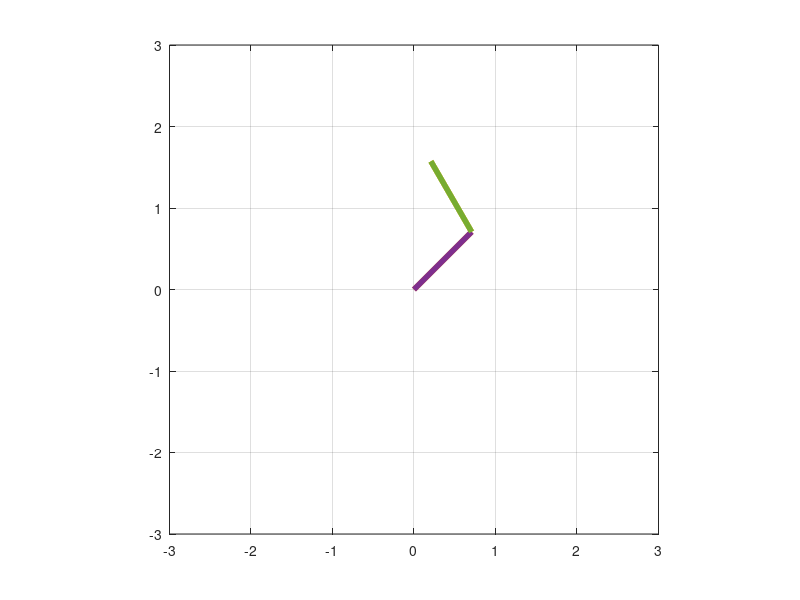

MATLAB code to generate this figure: (Note: this script raises an error after producing the figure.)
function Example5_3
clear all
global m1 m2 m3 m4 I1 I2 I3 I4 g l1 l2 l3 l4 s1 s2 s3 s4 v  cx cy u Dx Dy
m1=1;
m2=1;
m3=1;
m4=1;
l1=1;
l2=1;
l3=1;
l4=1;
s1=0.5;
s2=0.5;
s3=0.5;
s4=0.5;
g=9.81;
I1=m1*l1^2/12;
I2=m2*l2^2/12;
I3=m3*l3^2/12;
I4=m4*l4^2/12;
v=0.5;
cx=l1*cos(pi/4)+l2*cos(pi*2/3);
cy=l1*sin(pi/4)+l2*sin(pi*2/3);
u=0.5;
Dx=0;
Dy=0;

TSPAN=[0:1E-2:2];
X0=[s1*cos(pi/4) s1*sin(pi/4) pi/4 l1*cos(pi/4)+s2*cos(pi*2/3) l1*sin(pi/4)+s2*sin(pi*2/3) pi*2/3 l4*cos(pi/4)+s3*cos(pi*2/3) l4*sin(pi/4)+s3*sin(pi*2/3) pi*2/3 s4*cos(pi/4) s4*sin(pi/4) pi/4 0 0 0 0 0 0 0 0 0 0 0 0];
[t,X]=ode45(@func,TSPAN,X0);

for i=1:length(X)
    figure(1);
    plot([0,0],[0,0]);
    grid;
    axis square;
    xmin=-3;xmax=3;ymin=-3;ymax=3;
    axis([xmin,xmax,ymin,ymax]);
    hold on;
    xQp=X(i,1)-s1*cos(X(i,3));
    yQp=X(i,2)-s1*sin(X(i,3));
    xPp1=X(i,1)+(l1-s1)*cos(X(i,3));
    yPp1=X(i,2)+(l1-s1)*sin(X(i,3));
    xPp2=X(i,4)-s2*cos(X(i,6));
    yPp2=X(i,5)-s2*sin(X(i,6));
    xRp=X(i,4)+(l2-s2)*cos(X(i,6));
    yRp=X(i,5)+(l2-s2)*sin(X(i,6));
    xRs=X(i,7)+(l3-s3)*cos(X(i,9));
    yRs=X(i,8)+(l3-s3)*sin(X(i,9));
    xPs2=X(i,7)-s3*cos(X(i,9));
    yPs2=X(i,8)-s3*sin(X(i,9));
    xPs1=X(i,10)+(l4-s4)*cos(X(i,12));
    yPs1=X(i,11)+(l4-s4)*sin(X(i,12));
    xQs=X(i,10)-s4*cos(X(i,12));
    yQs=X(i,11)-s4*sin(X(i,12));
    plot([xQp,xPp1],[yQp,yPp1],'linewidth',4);
    plot([xRp,xPp2],[yRp,yPp2],'linewidth',4);
    plot([xQs,xPs1],[yQs,yPs1],'linewidth',4);
    plot([xRs,xPs2],[yRs,yPs2],'linewidth',4);
    
    drawnow
    hold off
    set(1,'doublebuffer','on')
end

figure(2);
plot(t,X(:,5)+(l2-s2)*sin(X(:,6)))
xlabel('time','FontSize',18);
ylabel('Ry','FontSize',18);

function dXdt=func(t,X)
global m1 m2 m3 m4 I1 I2 I3 I4 g l1 l2 l3 l4 s1 s2 s3 s4 v  cx cy u Dx Dy
M1=[m1 0 0;
    0 m1 0;
    0 0 I1];
M2=[m2 0 0;
    0 m2 0;
    0 0 I2];
M3=[m3 0 0;
    0 m3 0;
    0 0 I3];
M4=[m4 0 0;
    0 m4 0;
    0 0 I4];
Q=[0;
    -m1*g;
    0;
    0;
    -m2*g;
    0;
    0;
    -m3*g;
    0;
    0;
    -m4*g;
    0];

Cq1=[1 0 s1*sin(X(3));
    0 1 -s1*cos(X(3));
    1 0 -(l1-s1)*sin(X(3));
    0 1 (l1-s1)*cos(X(3));
    0 0 0;
    0 0 0;
    0 0 0;
    0 0 0];
Cq2=[0 0 0;
    0 0 0;
    -1 0 -s2*sin(X(6));
    0 -1 s2*cos(X(6));
    1 0 -(l2-s2)*sin(X(6));
    0 1 (l2-s2)*cos(X(6));
    0 0 0;
    0 0 0];
Cq3=[0 0 0;
     0 0 0;
     0 0 0;
     0 0 0;
    -1 0 (l3-s3)*sin(X(9));
    0 -1 -(l3-s3)*cos(X(9));
    1 0 s3*sin(X(9));
    0 1 -s3*cos(X(9))];
Cq4=[0 0 0;
    0 0 0;
    0 0 0;
    0 0 0;
    0 0 0;
    0 0 0;
    -1 0 (l4-s4)*sin(X(12));
    0 -1 -(l4-s4)*cos(X(12))]; 
A=[M1 zeros(3,3) zeros(3,3) zeros(3,3)   Cq1';
    zeros(3,3) M2 zeros(3,3) zeros(3,3)  Cq2';
    zeros(3,3) zeros(3,3) M3 zeros(3,3)  Cq3';
    zeros(3,3) zeros(3,3) zeros(3,3) M4  Cq4';
    Cq1        Cq2        Cq3       Cq4  zeros(8,8)];

alph=50;
beta=50;
C=[X(1)-s1*cos(X(3));
    X(2)-s1*sin(X(3));
    X(1)+(l1-s1)*cos(X(3))-X(4)+s2*cos(X(6));
    X(2)+(l1-s1)*sin(X(3))-X(5)+s2*sin(X(6));
    X(4)+(l2-s2)*cos(X(6))-X(7)-(l3-s3)*cos(X(9));
    X(5)+(l2-s2)*sin(X(6))-X(8)-(l3-s3)*sin(X(9));
    X(7)-s3*cos(X(9))-X(10)-(l4-s4)*cos(X(12));
    X(8)-s3*sin(X(9))-X(11)-(l4-s4)*sin(X(12))];
    
C1=[X(13)+s1*sin(X(3))*X(15);
    X(14)-s1*cos(X(3))*X(15);
    X(13)-(l1-s1)*sin(X(3))*X(15)-X(16)-s2*sin(X(6))*X(18);
    X(14)+(l1-s1)*cos(X(3))*X(15)-X(17)+s2*cos(X(6))*X(18);
    X(16)-(l2-s2)*sin(X(6))*X(18)-X(19)+(l3-s3)*sin(X(9))*X(21);
    X(17)+(l2-s2)*cos(X(6))*X(18)-X(20)-(l3-s3)*cos(X(9))*X(21);
    X(19)+s3*sin(X(9))*X(21)-X(22)+(l4-s4)*sin(X(12))*X(24);
    X(20)-s3*cos(X(9))*X(21)-X(23)-(l4-s4)*cos(X(12))*X(24)];    
    

Gm=[s1*sin(X(3))*X(15)^2;
    s1*cos(X(3))*X(15)^2;
    -(l1-s1)*cos(X(3))*X(15)^2-s2*cos(X(6))*X(18)^2;
    -(l1-s1)*sin(X(3))*X(15)^2-s2*sin(X(6))*X(18)^2;
    -(l2-s2)*cos(X(6))*X(18)^2+(l3-s3)*cos(X(9))*X(21)^2;
    -(l2-s2)*sin(X(6))*X(18)^2+(l3-s3)*sin(X(9))*X(21)^2;
    s3*cos(X(9))*X(21)^2+(l4-s4)*cos(X(12))*X(24)^2;
    s3*sin(X(9))*X(21)^2+(l4-s4)*sin(X(12))*X(24)^2]-2*alph*C1-(beta^2)*C;
RHS=[Q;
    Gm];
ACC=A\RHS;
dXdt=zeros(24,1);
dXdt(1:12)=X(13:24);
dXdt(13:24)=ACC(1:12);

    